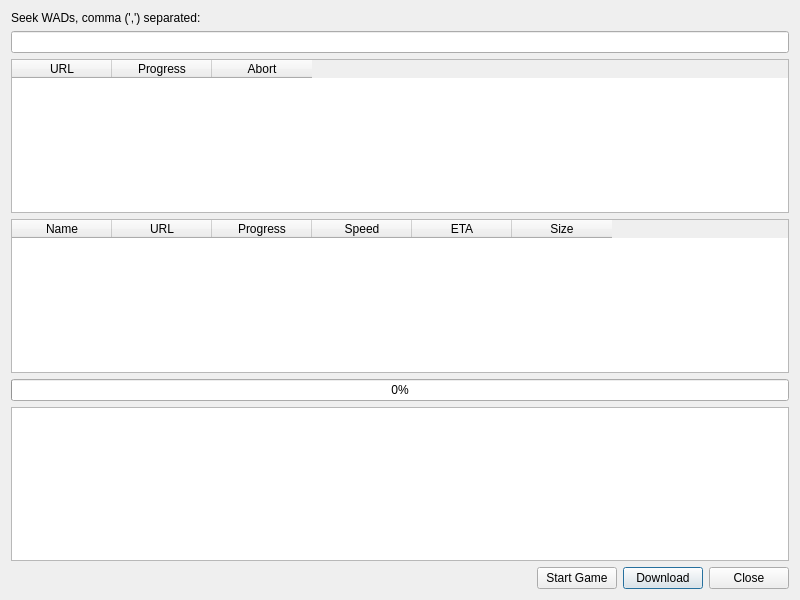
<?xml version="1.0" encoding="UTF-8"?>
<ui version="4.0">
 <class>WadseekerInterface</class>
 <widget class="QDialog" name="WadseekerInterface">
  <property name="geometry">
   <rect>
    <x>0</x>
    <y>0</y>
    <width>800</width>
    <height>600</height>
   </rect>
  </property>
  <property name="windowTitle">
   <string>Wadseeker</string>
  </property>
  <layout class="QVBoxLayout" name="verticalLayout_2">
   <item>
    <layout class="QVBoxLayout" name="verticalLayout">
     <item>
      <widget class="QLabel" name="lblTop">
       <property name="text">
        <string>Seek WADs, comma (',') separated:</string>
       </property>
      </widget>
     </item>
     <item>
      <widget class="QLineEdit" name="leWadName">
       <property name="locale">
        <locale language="English" country="UnitedStates"/>
       </property>
      </widget>
     </item>
     <item>
      <widget class="WadseekerSitesTable" name="twSites">
       <property name="selectionBehavior">
        <enum>QAbstractItemView::SelectRows</enum>
       </property>
       <attribute name="horizontalHeaderHighlightSections">
        <bool>false</bool>
       </attribute>
       <attribute name="verticalHeaderVisible">
        <bool>false</bool>
       </attribute>
       <attribute name="verticalHeaderHighlightSections">
        <bool>false</bool>
       </attribute>
       <column>
        <property name="text">
         <string>URL</string>
        </property>
       </column>
       <column>
        <property name="text">
         <string>Progress</string>
        </property>
       </column>
       <column>
        <property name="text">
         <string>Abort</string>
        </property>
       </column>
      </widget>
     </item>
     <item>
      <widget class="WadseekerWadsTable" name="twWads">
       <property name="contextMenuPolicy">
        <enum>Qt::CustomContextMenu</enum>
       </property>
       <property name="selectionMode">
        <enum>QAbstractItemView::ExtendedSelection</enum>
       </property>
       <property name="selectionBehavior">
        <enum>QAbstractItemView::SelectRows</enum>
       </property>
       <attribute name="horizontalHeaderHighlightSections">
        <bool>false</bool>
       </attribute>
       <attribute name="verticalHeaderVisible">
        <bool>false</bool>
       </attribute>
       <attribute name="verticalHeaderHighlightSections">
        <bool>false</bool>
       </attribute>
       <column>
        <property name="text">
         <string>Name</string>
        </property>
       </column>
       <column>
        <property name="text">
         <string>URL</string>
        </property>
       </column>
       <column>
        <property name="text">
         <string>Progress</string>
        </property>
       </column>
       <column>
        <property name="text">
         <string>Speed</string>
        </property>
       </column>
       <column>
        <property name="text">
         <string>ETA</string>
        </property>
       </column>
       <column>
        <property name="text">
         <string>Size</string>
        </property>
       </column>
      </widget>
     </item>
     <item>
      <widget class="QProgressBar" name="pbOverallProgress">
       <property name="maximum">
        <number>10000</number>
       </property>
       <property name="value">
        <number>0</number>
       </property>
       <property name="alignment">
        <set>Qt::AlignCenter</set>
       </property>
       <property name="textVisible">
        <bool>true</bool>
       </property>
      </widget>
     </item>
     <item>
      <widget class="QTextEdit" name="teWadseekerOutput">
       <property name="readOnly">
        <bool>true</bool>
       </property>
      </widget>
     </item>
    </layout>
   </item>
   <item>
    <layout class="QHBoxLayout" name="horizontalLayout">
     <item>
      <spacer name="horizontalSpacer">
       <property name="orientation">
        <enum>Qt::Horizontal</enum>
       </property>
       <property name="sizeHint" stdset="0">
        <size>
         <width>40</width>
         <height>20</height>
        </size>
       </property>
      </spacer>
     </item>
     <item>
      <widget class="QPushButton" name="btnStartGame">
       <property name="text">
        <string>Start Game</string>
       </property>
       <property name="icon">
        <iconset resource="../../../media/resources.qrc">
         <normaloff>:/icons/media-playback-start.png</normaloff>:/icons/media-playback-start.png</iconset>
       </property>
       <property name="default">
        <bool>true</bool>
       </property>
      </widget>
     </item>
     <item>
      <widget class="QPushButton" name="btnDownload">
       <property name="text">
        <string>Download</string>
       </property>
       <property name="icon">
        <iconset resource="../../../media/resources.qrc">
         <normaloff>:/icons/arrow-down-double.png</normaloff>:/icons/arrow-down-double.png</iconset>
       </property>
       <property name="default">
        <bool>true</bool>
       </property>
      </widget>
     </item>
     <item>
      <widget class="QPushButton" name="btnClose">
       <property name="text">
        <string>Close</string>
       </property>
      </widget>
     </item>
    </layout>
   </item>
  </layout>
 </widget>
 <customwidgets>
  <customwidget>
   <class>WadseekerSitesTable</class>
   <extends>QTableWidget</extends>
   <header>gui/widgets/wadseekersitestable.h</header>
   <slots>
    <signal>serviceAbortRequested(QString)</signal>
    <signal>urlAbortRequested(QUrl)</signal>
   </slots>
  </customwidget>
  <customwidget>
   <class>WadseekerWadsTable</class>
   <extends>QTableWidget</extends>
   <header>gui/widgets/wadseekerwadstable.h</header>
  </customwidget>
 </customwidgets>
 <resources>
  <include location="../../../media/resources.qrc"/>
 </resources>
 <connections>
  <connection>
   <sender>btnClose</sender>
   <signal>clicked()</signal>
   <receiver>WadseekerInterface</receiver>
   <slot>reject()</slot>
   <hints>
    <hint type="sourcelabel">
     <x>758</x>
     <y>573</y>
    </hint>
    <hint type="destinationlabel">
     <x>796</x>
     <y>597</y>
    </hint>
   </hints>
  </connection>
  <connection>
   <sender>btnDownload</sender>
   <signal>clicked()</signal>
   <receiver>WadseekerInterface</receiver>
   <slot>accept()</slot>
   <hints>
    <hint type="sourcelabel">
     <x>657</x>
     <y>585</y>
    </hint>
    <hint type="destinationlabel">
     <x>688</x>
     <y>594</y>
    </hint>
   </hints>
  </connection>
  <connection>
   <sender>btnStartGame</sender>
   <signal>clicked()</signal>
   <receiver>WadseekerInterface</receiver>
   <slot>accept()</slot>
   <hints>
    <hint type="sourcelabel">
     <x>587</x>
     <y>579</y>
    </hint>
    <hint type="destinationlabel">
     <x>591</x>
     <y>595</y>
    </hint>
   </hints>
  </connection>
  <connection>
   <sender>twSites</sender>
   <signal>serviceAbortRequested(QString)</signal>
   <receiver>WadseekerInterface</receiver>
   <slot>abortService(QString)</slot>
   <hints>
    <hint type="sourcelabel">
     <x>682</x>
     <y>112</y>
    </hint>
    <hint type="destinationlabel">
     <x>799</x>
     <y>133</y>
    </hint>
   </hints>
  </connection>
  <connection>
   <sender>twSites</sender>
   <signal>urlAbortRequested(QUrl)</signal>
   <receiver>WadseekerInterface</receiver>
   <slot>abortSite(QUrl)</slot>
   <hints>
    <hint type="sourcelabel">
     <x>754</x>
     <y>170</y>
    </hint>
    <hint type="destinationlabel">
     <x>800</x>
     <y>176</y>
    </hint>
   </hints>
  </connection>
 </connections>
 <slots>
  <slot>abortService(QString)</slot>
  <slot>abortSite(QUrl)</slot>
 </slots>
</ui>
